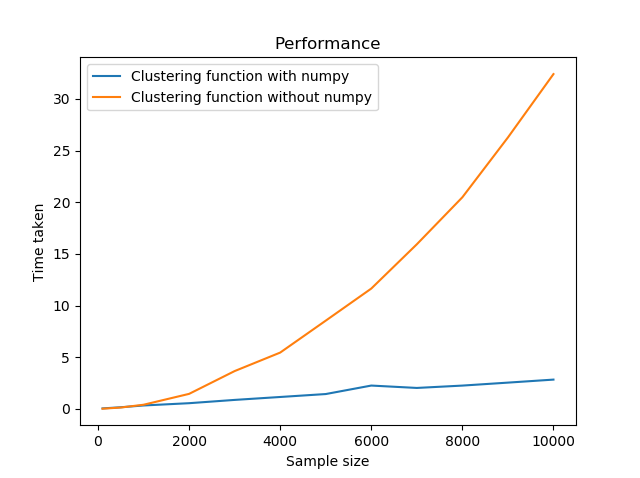

Generate this figure with Python:
import numpy as np 
import matplotlib.pyplot as plt 
from clustering import cluster
from clustering_numpy import cluster as cn
import datetime

def samples(n):

    x = np.random.rand(n)
    y = np.random.rand(n)

    data = []
    for i in range(n):
        data.append((x[i],y[i]))    

  
    return data

x = [100, 500, 1000, 2000, 3000, 4000, 5000, 6000, 7000, 8000, 9000, 10000]


y = []
z = []

for i in x :

    cf = samples(i)
    start = datetime.datetime.now()
    cluster(cf)  
    finish = datetime.datetime.now()
    z.append((finish-start).total_seconds())

for i in x :

    cf = samples(i)
   
    begin = datetime.datetime.now()
    cn(cf)  
    end = datetime.datetime.now()
    y.append((end-begin).total_seconds())

plt.plot(x,y, label = 'Clustering function with numpy') 
plt.plot(x,z, label = 'Clustering function without numpy')
plt.xlabel('Sample size')
plt.ylabel('Time taken')
plt.title('Performance')
plt.legend()
plt.show()
